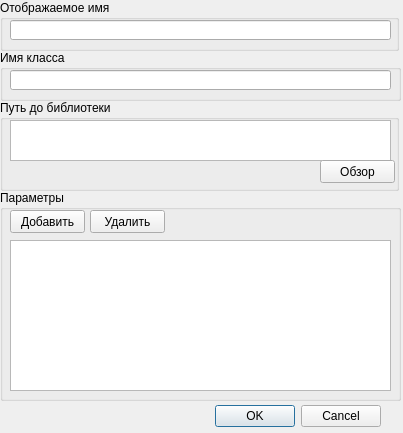
<?xml version="1.0" encoding="UTF-8"?>
<ui version="4.0">
 <class>OLSAdaptiveNodeVisualizerForm</class>
 <widget class="QDialog" name="OLSAdaptiveNodeVisualizerForm">
  <property name="geometry">
   <rect>
    <x>0</x>
    <y>0</y>
    <width>403</width>
    <height>433</height>
   </rect>
  </property>
  <property name="windowTitle">
   <string>Настройка модуля</string>
  </property>
  <widget class="QDialogButtonBox" name="buttonBox">
   <property name="geometry">
    <rect>
     <x>40</x>
     <y>400</y>
     <width>341</width>
     <height>32</height>
    </rect>
   </property>
   <property name="orientation">
    <enum>Qt::Horizontal</enum>
   </property>
   <property name="standardButtons">
    <set>QDialogButtonBox::Cancel|QDialogButtonBox::Ok</set>
   </property>
  </widget>
  <widget class="QGroupBox" name="groupBox">
   <property name="geometry">
    <rect>
     <x>0</x>
     <y>0</y>
     <width>399</width>
     <height>51</height>
    </rect>
   </property>
   <property name="title">
    <string>Отображаемое имя</string>
   </property>
   <widget class="QLineEdit" name="leDisplayName">
    <property name="geometry">
     <rect>
      <x>10</x>
      <y>20</y>
      <width>381</width>
      <height>20</height>
     </rect>
    </property>
   </widget>
  </widget>
  <widget class="QGroupBox" name="groupBox_2">
   <property name="geometry">
    <rect>
     <x>0</x>
     <y>100</y>
     <width>399</width>
     <height>91</height>
    </rect>
   </property>
   <property name="title">
    <string>Путь до библиотеки</string>
   </property>
   <widget class="QPlainTextEdit" name="pleLibraryPath">
    <property name="geometry">
     <rect>
      <x>10</x>
      <y>20</y>
      <width>381</width>
      <height>41</height>
     </rect>
    </property>
   </widget>
   <widget class="QPushButton" name="pbLibPathOpenFileDialog">
    <property name="geometry">
     <rect>
      <x>320</x>
      <y>60</y>
      <width>75</width>
      <height>23</height>
     </rect>
    </property>
    <property name="text">
     <string>Обзор</string>
    </property>
   </widget>
  </widget>
  <widget class="QGroupBox" name="groupBox_3">
   <property name="geometry">
    <rect>
     <x>0</x>
     <y>50</y>
     <width>401</width>
     <height>51</height>
    </rect>
   </property>
   <property name="title">
    <string>Имя класса</string>
   </property>
   <widget class="QLineEdit" name="leClassName">
    <property name="geometry">
     <rect>
      <x>10</x>
      <y>20</y>
      <width>381</width>
      <height>20</height>
     </rect>
    </property>
   </widget>
  </widget>
  <widget class="QGroupBox" name="groupBox_4">
   <property name="geometry">
    <rect>
     <x>0</x>
     <y>190</y>
     <width>401</width>
     <height>211</height>
    </rect>
   </property>
   <property name="title">
    <string>Параметры</string>
   </property>
   <widget class="QTableView" name="tvParams">
    <property name="geometry">
     <rect>
      <x>10</x>
      <y>50</y>
      <width>381</width>
      <height>151</height>
     </rect>
    </property>
   </widget>
   <widget class="QPushButton" name="pbAddParam">
    <property name="geometry">
     <rect>
      <x>10</x>
      <y>20</y>
      <width>75</width>
      <height>23</height>
     </rect>
    </property>
    <property name="text">
     <string>Добавить</string>
    </property>
   </widget>
   <widget class="QPushButton" name="pbDeleteParam">
    <property name="geometry">
     <rect>
      <x>90</x>
      <y>20</y>
      <width>75</width>
      <height>23</height>
     </rect>
    </property>
    <property name="text">
     <string>Удалить</string>
    </property>
   </widget>
  </widget>
 </widget>
 <resources/>
 <connections>
  <connection>
   <sender>buttonBox</sender>
   <signal>accepted()</signal>
   <receiver>OLSAdaptiveNodeVisualizerForm</receiver>
   <slot>accept()</slot>
   <hints>
    <hint type="sourcelabel">
     <x>258</x>
     <y>434</y>
    </hint>
    <hint type="destinationlabel">
     <x>157</x>
     <y>274</y>
    </hint>
   </hints>
  </connection>
  <connection>
   <sender>buttonBox</sender>
   <signal>rejected()</signal>
   <receiver>OLSAdaptiveNodeVisualizerForm</receiver>
   <slot>reject()</slot>
   <hints>
    <hint type="sourcelabel">
     <x>326</x>
     <y>440</y>
    </hint>
    <hint type="destinationlabel">
     <x>286</x>
     <y>274</y>
    </hint>
   </hints>
  </connection>
 </connections>
</ui>
